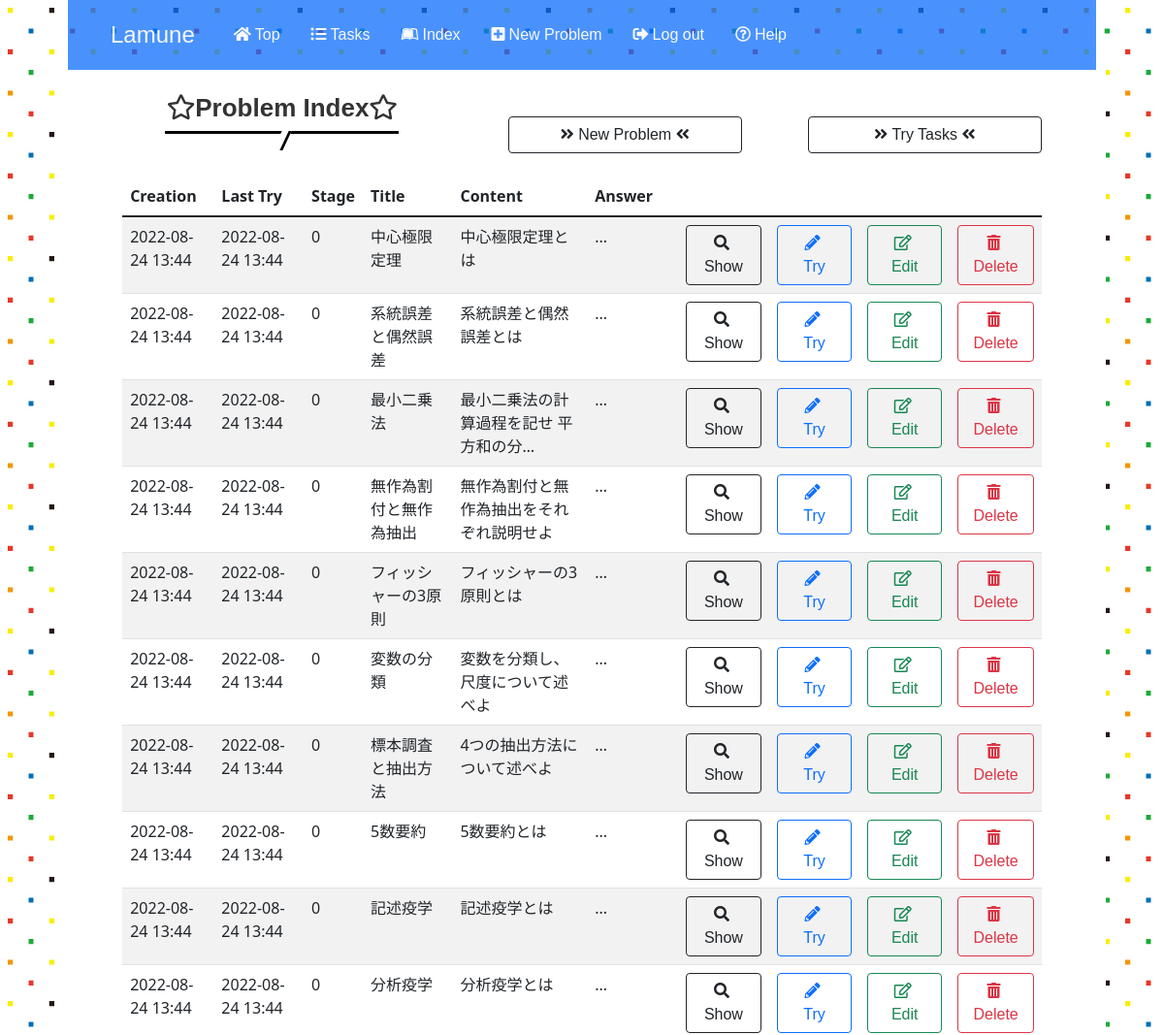
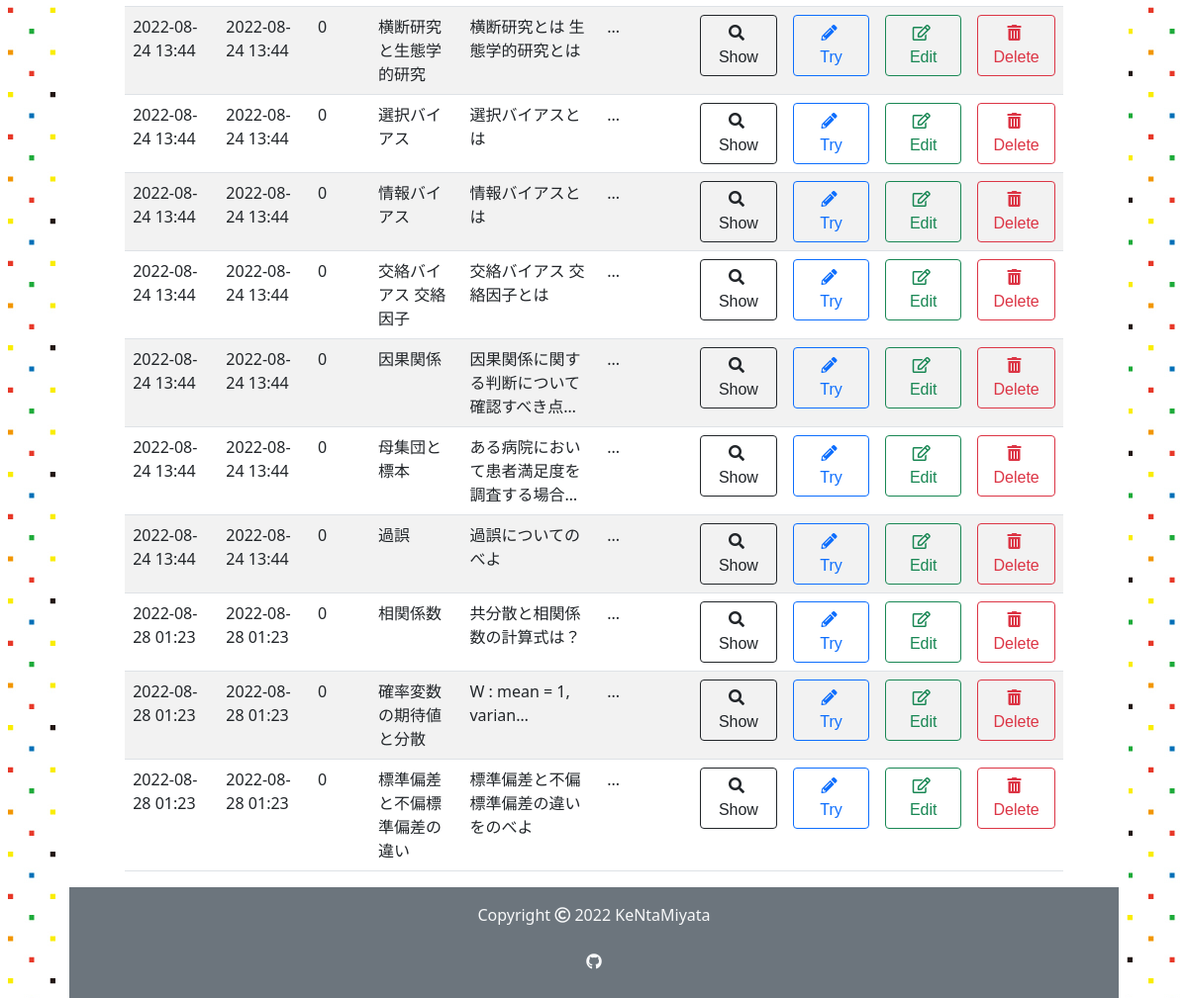
Screenshot of /3/index (signed in) with the database file from the repository (2 pictures, top to bottom).
### app.py (models this page shows)
class Problem(db.Model):
    id = db.Column(db.Integer, primary_key=True)
    user_id = db.Column(db.Integer, db.ForeignKey('user.id'), nullable=False)
    title = db.Column(db.String(50), nullable=False)
    body = db.Column(db.String(500), nullable=False)
    answer = db.Column(db.String(500), nullable=False)
    stage = db.Column(db.Integer, default=0)
    last_time = db.Column(db.DateTime, nullable=False,
                          default=datetime.datetime.now(pytz.timezone('Asia/Tokyo')))
    created_at = db.Column(db.DateTime, nullable=False,
                           default=datetime.datetime.now(pytz.timezone('Asia/Tokyo')))
    solved_history = db.Column(db.String)

### app.py (the view)
@app.route("/<int:user_id>/index", methods=["GET"])
@login_required
def index(user_id):
    if user_id != current_user.id:
        return apology("You can't look this page! Get out!", 401)
    my_problems = Problem.query.filter_by(user_id=user_id).all()
    user = current_user
    return render_template("index.html", problems=my_problems, user=user)

### app.py (called while the page is built)
@app.before_request
def before_request():
    session.permanent = True
    app.permanent_session_lifetime = datetime.timedelta(minutes=30)
    session.modified = True

@login_manager.user_loader
def load_user(user_id):
    return User.query.get(int(user_id))

### helpers.py (called while the page is built)
def show_datetime(t):
    return t.strftime('%Y-%m-%d %H:%M')

### templates/index.html (shortened to what this page needs)
{% extends "layout.html" %}
{% block main %}
<div class="row">
    <div class="col-xl-3 col-md-4 col-12 offset-md-1 mt-4">
        <h2><i class="far fa-star"></i>Problem Index<i class="far fa-star"></i></h2>
    </div>
    <div class="col-md-3 offset-md-1 mt-5 d-none d-md-block">
        <a href="/{{user.id}}/new" class="btn btn-outline-dark btn--radius btn--cubic d-none d-md-block"><i class="fas fa-angle-double-right fa-position-left"></i> New Problem <i class="fas fa-angle-double-left fa-position-right"></i></a>
    </div>
    <div class="col-md-3 mx-auto mt-5 d-none d-md-block">
        <a href="/{{user.id}}/tasks" class="btn btn-outline-dark btn--radius btn--cubic d-none d-md-block"><i class="fas fa-angle-double-right fa-position-left"></i> Try Tasks <i class="fas fa-angle-double-left fa-position-right"></i></a>
    </div>
    <div class="col-11 mx-auto mt-4">
        <table class="table table-striped text-start index d-none d-md-block">
            <thead>
                <tr>
                    <th style="width: 10%">Creation</th>
                    <th style="width: 10%">Last Try</th>
                    <th style="width: 5%">Stage</th>
                    <th style="width: 10%">Title</th>
                    <th style="width: 15%">Content</th>
                    <th style="width: 10%">Answer</th>
                    <th style="width: 10%"></th>
                    <th style="width: 10%"></th>
                    <th style="width: 10%"></th>
                    <th style="width: 10%"></th>
                </tr>
            </thead>
            <tbody>
                {% for problem in problems %}
                <tr data-href="/{{ user.id }}/{{ problem.id }}">
                    <td>{{ problem.created_at | show_datetime }}</td>
                    <td>{{ problem.last_time | show_datetime }}</td>
                    <td>{{ problem.stage }}</td>
                    <td>{{ problem.title }}</td>
                    <td>
                    </td>
                    <td>...</td>
                    <td><a class="btn btn-outline-dark w-100" href="/{{ user.id }}/{{ problem.id }}"><i class="fas fa-search me-1"></i><span class="d-none d-md-block">Show</span></a></td>
                    <td><a class="btn btn-outline-primary w-100" href="/{{ user.id }}/{{ problem.id }}/trytry"><i class="fas fa-pencil-alt me-1"></i><span class="d-none d-md-block">Try</span></a></td>
                    <td><a class="btn btn-outline-success w-100" href="/{{ user.id }}/{{ problem.id }}/update"><i class="far fa-edit me-1"></i><span class="d-none d-md-block">Edit</span></a></td>
                    <td><a class="btn btn-outline-danger w-100" href="/{{ user.id }}/{{ problem.id }}/delete" onclick="return confirm_delete()"><i class="fas fa-trash-alt me-1"></i><span class="d-none d-md-block">Delete</span></a></td>
                </tr>
                {% endfor %}
            </tbody>
        </table>
    </div>
</div>
{% endblock %}

### static/stylesheet/styles.css (style rules this page uses)
* { padding: 0; margin: 0; box-sizing: border-box; }
a { text-decoration: none; }
.row { margin-left: 0; margin-right: 0; }
body { width: 90%; height: 100%; margin: 0 auto; background-image: url(../images/lamune_side_back.jpg); }
h1, h2, h3, .navbar-brand, .nav-link, .btn { font-family: Chalkduster, "Bradley Hand", "Segoe Print", sans-serif; }
h2 { position: relative; padding-bottom: 0.5rem; border-bottom: 3px solid black; background-color: white; color: #333; font-weight: bold; font-size: 26px; }
h2:before { position: absolute; top: 100%; left: 50%; transform: translateX(-50%) skew(-25deg); height: 20px; width: 10px; border-right: 3px solid black; background-color: white; content: ""; }

### rows the page displays
Problem: created_at|show_datetime "2022-08-24 13:44", last_time|show_datetime "2022-08-24 13:44", stage "0", title "中心極限定理"
Problem: created_at|show_datetime "2022-08-24 13:44", last_time|show_datetime "2022-08-24 13:44", stage "0", title "系統誤差と偶然誤差"
Problem: created_at|show_datetime "2022-08-24 13:44", last_time|show_datetime "2022-08-24 13:44", stage "0", title "最小二乗法"
Problem: created_at|show_datetime "2022-08-24 13:44", last_time|show_datetime "2022-08-24 13:44", stage "0", title "無作為割付と無作為抽出"
Problem: created_at|show_datetime "2022-08-24 13:44", last_time|show_datetime "2022-08-24 13:44", stage "0", title "フィッシャーの3原則"
Problem: created_at|show_datetime "2022-08-24 13:44", last_time|show_datetime "2022-08-24 13:44", stage "0", title "変数の分類"
Problem: created_at|show_datetime "2022-08-24 13:44", last_time|show_datetime "2022-08-24 13:44", stage "0", title "標本調査と抽出方法"
Problem: created_at|show_datetime "2022-08-24 13:44", last_time|show_datetime "2022-08-24 13:44", stage "0", title "5数要約"
Problem: created_at|show_datetime "2022-08-24 13:44", last_time|show_datetime "2022-08-24 13:44", stage "0", title "記述疫学"
Problem: created_at|show_datetime "2022-08-24 13:44", last_time|show_datetime "2022-08-24 13:44", stage "0", title "分析疫学"
Problem: created_at|show_datetime "2022-08-24 13:44", last_time|show_datetime "2022-08-24 13:44", stage "0", title "横断研究と生態学的研究"
Problem: created_at|show_datetime "2022-08-24 13:44", last_time|show_datetime "2022-08-24 13:44", stage "0", title "選択バイアス"
Problem: created_at|show_datetime "2022-08-24 13:44", last_time|show_datetime "2022-08-24 13:44", stage "0", title "情報バイアス"
Problem: created_at|show_datetime "2022-08-24 13:44", last_time|show_datetime "2022-08-24 13:44", stage "0", title "交絡バイアス 交絡因子"
Problem: created_at|show_datetime "2022-08-24 13:44", last_time|show_datetime "2022-08-24 13:44", stage "0", title "因果関係"
Problem: created_at|show_datetime "2022-08-24 13:44", last_time|show_datetime "2022-08-24 13:44", stage "0", title "母集団と標本"
Problem: created_at|show_datetime "2022-08-24 13:44", last_time|show_datetime "2022-08-24 13:44", stage "0", title "過誤"
Problem: created_at|show_datetime "2022-08-28 01:23", last_time|show_datetime "2022-08-28 01:23", stage "0", title "相関係数"
Problem: created_at|show_datetime "2022-08-28 01:23", last_time|show_datetime "2022-08-28 01:23", stage "0", title "確率変数の期待値と分散"
Problem: created_at|show_datetime "2022-08-28 01:23", last_time|show_datetime "2022-08-28 01:23", stage "0", title "標準偏差と不偏標準偏差の違い"
